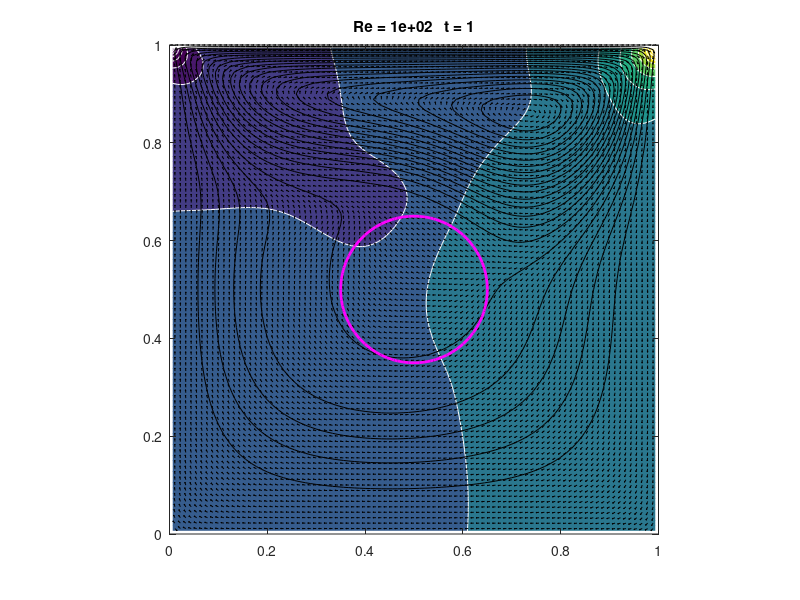

This figure's MATLAB source:
function mit18086_navierstokes_MovingObs
%MIT18086_NAVIERSTOKES
%    Solves the incompressible Navier-Stokes equations in a
%    rectangular domain with prescribed velocities along the
%    boundary. The solution method is finite differencing on
%    a staggered grid with implicit diffusion and a Chorin
%    projection method for the pressure.
%    Visualization is done by a colormap-isoline plot for
%    pressure and normalized quiver and streamline plot for
%    the velocity field.
%    The standard setup solves a lid driven cavity problem.

% 07/2007 by Benjamin Seibold
%            http://www-math.mit.edu/~seibold/
% Feel free to modify for teaching and learning.
%-----------------------------------------------------------------------
Re = 1e2;     % Reynolds number
dt = 2e-3;    % time step
tf = 1;    % final time
lx = 1;       % width of box
ly = 1;       % height of box
nx = 90;      % number of x-gridpoints
ny = 90;      % number of y-gridpoints
obstacle='circle';  % 'circle'
xObs = 0.5; yObs = 0.5;   %Obstacle position
eta = 10^(-3);
nsteps = 10;  % number of steps with graphic output
%-----------------------------------------------------------------------
nt = ceil(tf/dt); dt = tf/nt;
x = linspace(0,lx,nx+1); hx = lx/nx;
y = linspace(0,ly,ny+1); hy = ly/ny;
[X,Y] = meshgrid(y,x);
%-----------------------------------------------------------------------
% initial conditions
U = zeros(nx-1,ny); V = zeros(nx,ny-1);
% boundary conditions
uN = x*0+1;    vN = avg(x)*0;
uS = x*0;      vS = avg(x)*0;
uW = avg(y)*0; vW = y*0;
uE = avg(y)*0; vE = y*0;
%-----------------------------------------------------------------------

Ubc = dt/Re*([2*uS(2:end-1)' zeros(nx-1,ny-2) 2*uN(2:end-1)']/hx^2+...
      [uW;zeros(nx-3,ny);uE]/hy^2);
Vbc = dt/Re*([vS' zeros(nx,ny-3) vN']/hx^2+...
      [2*vW(2:end-1);zeros(nx-2,ny-1);2*vE(2:end-1)]/hy^2);

fprintf('initialization')
Lp = kron(speye(ny),K1(nx,hx,1))+kron(K1(ny,hy,1),speye(nx));
Lp(1,1) = 3/2*Lp(1,1);
perp = symamd(Lp); Rp = chol(Lp(perp,perp)); Rpt = Rp';
Lu = speye((nx-1)*ny)+dt/Re*(kron(speye(ny),K1(nx-1,hx,2))+...
     kron(K1(ny,hy,3),speye(nx-1)));
peru = symamd(Lu); Ru = chol(Lu(peru,peru)); Rut = Ru';
Lv = speye(nx*(ny-1))+dt/Re*(kron(speye(ny-1),K1(nx,hx,3))+...
     kron(K1(ny-1,hy,2),speye(nx)));
perv = symamd(Lv); Rv = chol(Lv(perv,perv)); Rvt = Rv';
Lq = kron(speye(ny-1),K1(nx-1,hx,2))+kron(K1(ny-1,hy,2),speye(nx-1));
perq = symamd(Lq); Rq = chol(Lq(perq,perq)); Rqt = Rq';

fprintf(', time loop\n--20%%--40%%--60%%--80%%-100%%\n')
figure;
for k = 1:nt
    %Define Obstacle with time-dep position
    xObsT = xObs + 0.25*sin(k*2*pi/nt);
    yObsT = yObs;
    %yObsT = xObs + 0.25*cos(k*2*pi/nt);
    switch lower(obstacle)
        case {'circle'}
            circ = @(x, y) sqrt(x.^2 + y.^2);
            phi = @(x, y) circ(x-xObsT, y-yObsT) - 0.15;
            phip = phi(X, Y);
       
            %Smoothed Indicator Function
            sig = 1*10^(-1);
            gauss = @(x, y, sig) exp(-(x.^2 + y.^2)./(sig.^2)); % gaussian centered at 0
            %Not sure why but yObsT needs to go with mod(X,lx) and vice
            %versa for phip to track indFunc's movements
            indFunc = gauss(mod(X, lx)-yObsT, mod(Y, ly)-xObsT, sig);
       
        otherwise
            disp('Unknown obstacle type !!!');
            return
    end
    
   % treat nonlinear terms
   gamma = min(1.2*dt*max(max(max(abs(U)))/hx,max(max(abs(V)))/hy),1);
   Ue = [uW;U;uE]; Ue = [2*uS'-Ue(:,1) Ue 2*uN'-Ue(:,end)];
   Ve = [vS' V vN']; Ve = [2*vW-Ve(1,:);Ve;2*vE-Ve(end,:)];
   Ua = avg(Ue')'; Ud = diff(Ue')'/2;
   Va = avg(Ve);   Vd = diff(Ve)/2;
   UVx = diff(Ua.*Va-gamma*abs(Ua).*Vd)/hx;
   UVy = diff((Ua.*Va-gamma*Ud.*abs(Va))')'/hy;
   Ua = avg(Ue(:,2:end-1));   Ud = diff(Ue(:,2:end-1))/2;
   Va = avg(Ve(2:end-1,:)')'; Vd = diff(Ve(2:end-1,:)')'/2;
   U2x = diff(Ua.^2-gamma*abs(Ua).*Ud)/hx;
   V2y = diff((Va.^2-gamma*abs(Va).*Vd)')'/hy;
   
   % Obstacle Penalization
   %U = dt.*(uxx-indFunc.*u./eta) + u
   %V = dt.*(vxx-indFunc.*v./eta) + v
   U = U-dt*(UVy(2:end-1,:)+U2x + indFunc(2:end-1,1:end-1).*U./eta);
   V = V-dt*(UVx(:,2:end-1)+V2y + indFunc(1:end-1,2:end-1).*V./eta);
   
   % implicit viscosity
   rhs = reshape(U+Ubc,[],1);
   u(peru) = Ru\(Rut\rhs(peru));
   U = reshape(u,nx-1,ny);
   rhs = reshape(V+Vbc,[],1);
   v(perv) = Rv\(Rvt\rhs(perv));
   V = reshape(v,nx,ny-1);
   

   
   % pressure correction
   rhs = reshape(diff([uW;U;uE])/hx+diff([vS' V vN']')'/hy,[],1);
   p(perp) = -Rp\(Rpt\rhs(perp));
   P = reshape(p,nx,ny);
   U = U-diff(P)/hx;
   V = V-diff(P')'/hy;
   
   % visualization
   if floor(25*k/nt)>floor(25*(k-1)/nt), fprintf('.'), end
   if k==1||floor(nsteps*k/nt)>floor(nsteps*(k-1)/nt)
      % stream function
      rhs = reshape(diff(U')'/hy-diff(V)/hx,[],1);
      q(perq) = Rq\(Rqt\rhs(perq));
      Q = zeros(nx+1,ny+1);
      Q(2:end-1,2:end-1) = reshape(q,nx-1,ny-1);
      clf, contourf(avg(x),avg(y),P',20,'w-'), hold on
      contour(x,y,Q',20,'k-');
      Ue = [uS' avg([uW;U;uE]')' uN'];
      Ve = [vW;avg([vS' V vN']);vE];
      Len = sqrt(Ue.^2+Ve.^2+eps);
      quiver(x,y,(Ue./Len)',(Ve./Len)',.4,'k-')
      contour(X, Y, phip, [0 0], 'm', 'LineWidth', 2)
      hold off, axis equal, axis([0 lx 0 ly])
      p = sort(p); 
      caxis(p([8 end-7]))
      title(sprintf('Re = %0.1g   t = %0.2g',Re,k*dt))
      drawnow
   end
end
fprintf('\n')

%=======================================================================

function B = avg(A,k)
if nargin<2, k = 1; end
if size(A,1)==1, A = A'; end
if k<2, B = (A(2:end,:)+A(1:end-1,:))/2; else, B = avg(A,k-1); end
if size(A,2)==1, B = B'; end

function A = K1(n,h,a11)
% a11: Neumann=1, Dirichlet=2, Dirichlet mid=3;
A = spdiags([-1 a11 0;ones(n-2,1)*[-1 2 -1];0 a11 -1],-1:1,n,n)'/h^2;
